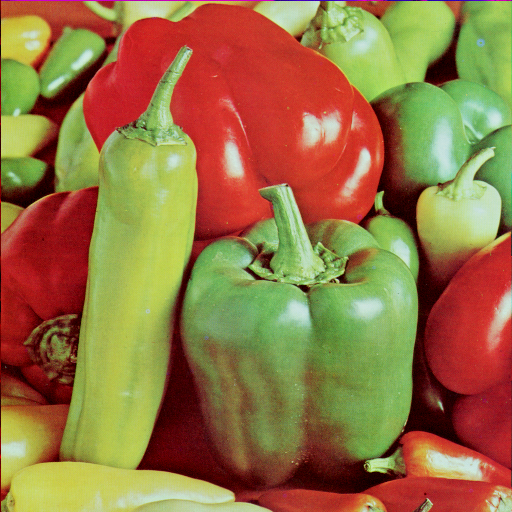
#> input picture peppers.png, 512 x 512 px
$ jupyter execute 'Computer Vision Intro.ipynb'   (shell and % lines are left out)   (older library calls are emulated)
#> lines starting #> are read from the running program, lines starting #| are printed output that depends on the picture
# Introduction to Computer Vision for Robotics

In this tutorial you will be introduced to some basic concepts of computer vision and programming and have the chance to practice yourself.

### Jupyter Notebooks

As you've found out by now, this tutorial is run using a jupyter notebook. This is an online programming environment which has been set up to take you through the tasks for this tutorial. Things to note with jupyter notebooks:
 - There are two types of 'cells', text cells like this one and code cells shown by the [?]: symbol at the side which contain the code that you'll run. As you go through feeel free to edit code cells and see what happens when you change them.
 - To run a cell press shift-enter or click the run button at the top of the page.
 - Sometimes you can accidentally enter editing mode of the text cells, if that happens just run the cell (shift-enter) to exit editing mode.
 - **Some cells refer to variables created in other cells so make sure to run all cells in order**, if you see an error message referring to a variable not found this is probably the issue

This notebook is set up to run with the Python programming language. Different languages are structured and written differently which makes them good for different tasks, Python is a powerful language that's used a lot in research and is also relatively easy to start using.

### Tutorial Structure

This tutorial will give you a quick introduction to some core programming concepts and also some computer vision tasks. The first part will give and introduction to basic programming concepts, if you've done some programming before feel free to go over these quickly. The sections to this tutorial are:
 - Basic Programming Concepts
 - What are digital images?
 - Filtering an image
 - Edge detection

## Basic Programming Concepts

### Variables

When programming, a piece of data has a a name and a data type. In this tutorial we'll use four data types:
 - int - Used for storing an integer, i.e. a whole number
 - float - Used for storing a floatimg point number, i.e. with decimal point
 - str - Used for storing a String, i.e. sequence of characters
 - list - Stores a comma separated list of data
 - array - Stores an array of data, we'll be using a library called 'numpy' which is useful for performing operations arrays. A library is some code written to perform specific operations, in this case the numpy library has useful inbuilt operation for dealing with large data arrays.

In code you'll see two types of text, the actual code and comments. Comments are used to explain what's goin on in the code but aren't run by the program, in Python a comment is made by starting with the # symbol and are shown as italicised text. If you're not sure what some part of the code is doing try reading the comments for an explanation.

The print statement is used to display a variable or message to the user. The structure is print( *variable name* ) or print( "*message*" ).

The type() function isused to retrieve the type of a variable, e.g. type(*variable*)

Try running the code cell below and make sure you understand where all the oupt statements are coming from.

[cell 1]
import numpy as np # Import the numpy library, name it np
import cv2
from matplotlib import pyplot as plt

print("Hello, World!") # print a message

a = int() # Create blank int variable
print(a) # print variable a
print(type(a)) # print type of variable a

a = 9 # Set value of a to 9
b = 9.3 # Create a float
c = a + b # basic arithmitic
d = "Hello, World!" # Create a string
e = ["A list", 6, 9.4, ["A list", "In a list"]] # A list
f = np.array((4, 5)) # Create an array with 4 rows and 5 columns
g = np.array([[1, 2, 3],[4, 5, 6]]) # Create an array with
h = np.zeros((2, 3)) # Create an array of zeros
i = np.ones((1, 6)) # Create an array of ones

print(a, type(a)) # We can print more than one thing in a single line by separating the variables with a comma
print(b, type(b))
print(c, type(c))
print(d, type(d))
print(e, type(e))
print(f, type(f), f.shape)
print(g, type(g))
print(h, type(h))
print(i, type(i))

In Python we can select specific values in an array using square brackets []. The index of an array starts at 0, so the first element in a 1D array would be *array*[0]. 2D arrays are referenced with two indices, the first for the row number and the second for the column number, so to find the element in the 1st row and 3rd column we'd use *array*[0, 2]. To select an entire row or column we can use a colon, for example *array*[:, 1] would select all rows and the second column. This can also be extended to select a range of values (called a slice), for example *array*[0:3, 1:2]. Finally, elements can be referenced from the end of an array dimension by using negative indices, for example the last element in the first row could be found using *array*[0, -1].

This is best seen in practice, try changing values below to see what happens for different values. What happens if you try to use an index to large for the array?

[cell 2]
A = np.array([[1, 2, 3],[4, 5, 6]])
print(A)
print(A[0, 2])
print(A[:, 1])
print(A[1, 0:2])
print(A[0, -1])

### Code Structure: if, for, while

Code can be thought of as a flowchart with one instruction being executed at a time. In order to make decision we commonly use 'if' statements and to repeat sections of code we use 'while' loops or 'for' loops.

If statements are used with conditional operators to decide of a block of code should be executed. The operators must always be either true or false:
 - Equals: a == b
 - Not Equal: a != b
 - Less than: a < b
 - Less than or equal to: a <= b
 - Greater than: a > b
 - Greater than or equal to: a >= b

If statements can be followed by multiple 'elif' statements (short for else if) to which are evaluated of the previous statements are false. 'else' statements are used to execute code if none of the previous if or elif statements have been executed.

Run the example below and make sure you're happy with where the ouputs are coming from and why.

[cell 3]
a = 5
b = 9

if a == 5:
    print("a equals five")

if a >= 5:
    print("a is greater than or equal to 5")

if a < 5:
    print("a is less than 5")
elif b >= a:
    print("b is greater than or equal to a")

if b < a:
    print("b is less than a")
elif b == a:
    print("b equals a")
else:
    print("b is greater than a")

Loops are used to repeat sections of code, as we'll see they're important for image processing.

'For' loops repeat the section of code a set number of times. This is often used with the 'range' function to define the range of values to iterate over, note range(0, 5) iterates over the values 0 to 4 not 0 to 5. For loops can also be used to iterate over the items in a list.

'while' loops are used to repeat a section of code until a condition is met. The conditional statements that can be used are the same as for the 'if' statement.

[cell 4]
for a in range(0, 10): # for values in the range 0 - 10 (not including 10) set a to the current value and print out a
    print(a)

B = ["Hello", "World", 2, 6.8, ["Another", "List"]] # Create a list called B with different types of data in it
for b in B: # Loop through list B, set the value of b to the current item and print out b
    print(b)

b = 0
while b < 10: # Keep looping through if b is less than 10 (this would loop forever if we removed the 'b = b + 1' line)
    print(b)
    b = b + 1

## Loading and viewing images

We'll be using an image handling library called opencv to manage our images. Let's get going by loading and viewing an image

[cell 5]
colour_im = cv2.imread("peppers.png") # Load the image saved as 'peppers.png' into the variable called colour_im
#> colour_im is the input picture: shape (512, 512, 3); mean B, G, R 66.5, 115.6, 149.8
colour_im = cv2.cvtColor(colour_im, cv2.COLOR_BGR2RGB) # The image was saved in Blue-Green-Red format, convert it to Red-Blue-Green format
plt.imshow(colour_im) # Draw the image
plt.show() # Show the image

As we saw in the last lecture, computer images are just arrays of data. Run the code below and see how the colour image is saved as an array with 512x512 pixels and 3 channels for red, green and blue.

The code then converts the image to greyscale, see how the array changes shape to only have one channel.

[cell 6]
BW_im = cv2.cvtColor(colour_im, cv2.COLOR_RGB2GRAY) # convert colour image to greyscale

print(colour_im.shape) # print the size of the colour image in pixels, note it has 3 channels
#| (512, 512, 3)
print(BW_im.shape) # print the size of the greyscale image, note it only has one channel
#| (512, 512)
print(np.max(BW_im), np.min(BW_im)) # find the min and max values in the greyscale image, should be between 0 and 255
#| 228 0

plt.imshow(BW_im, cmap='gray') # Draw and show the image
plt.show()

We can now select specific regions of an  image easily:

[cell 7]
plt.imshow(BW_im[0:200, 0:200], cmap='gray') # Draw and show the first 200 rows and columns of pixels
plt.show()
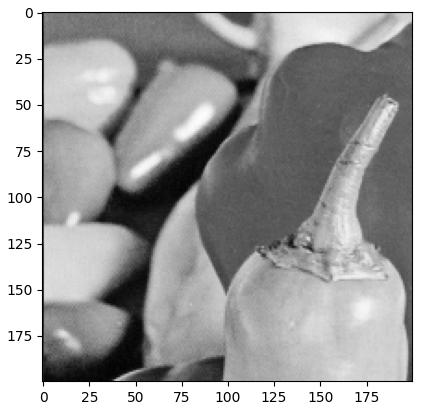
#> figure drawn by matplotlib, 1 panel

## Filtering

Now we can use this to do useful things to images. We're going to start with a method of filtering images to help remove noise. Salt and pepper noise is where an image has random pixels that are set to black or white, the image below shows an example.

[cell 8]
BW_noise = cv2.imread("peppers_BW_noise.png", 0) # Load image with noise, set it to variable 'BW_noise'
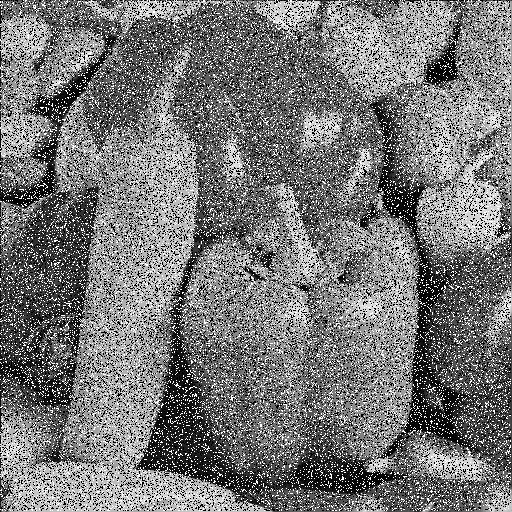
#> input picture peppers_BW_noise.png, 512 x 512 px
#> BW_noise is the input picture: shape (512, 512); min 0, max 255, mean 118.5
plt.imshow(BW_noise, cmap='gray') # Draw and show the image
plt.show()

One way of dealing with salt and pepper noise is to apply a median filter. In a median filter a small window (known as a kernel) is moved over an image with the centre pixel set to the median of the values in the window. This assumes that most values in an image are similar to those close to it so using the median should remove the 'pulses' of black or white.

In code we'll use two for loops to move our kernel over the image. The first for loop will move the kernel down the rows one at a time and the second will move the kernel across the rows one at a time. At each point we'll set the centre pixel to the median of all the pixels in the window.

The code below implements this with a 3x3 kernel, run the code and read over it to check you understand what is happening, you should see the noise from the image is removed so it looks like the original grayscale image. The code might take a few seconds to run.

[cell 9]
kernel_size = 3 # Set size of kernel

pix_range = int(kernel_size/2)
filter_im = np.zeros((BW_noise.shape[0], BW_noise.shape[1])) # create array of zeros with same shape as input image

for y in range(0+pix_range, BW_noise.shape[0]-pix_range): # Loop through all viable rows for given kernel size
    for x in range(0+pix_range, BW_noise.shape[1]-pix_range): # Loop through all viable columns for given kernel size
        window = BW_noise[y-pix_range:y+pix_range+1, x-pix_range:x+pix_range+1] # select window with size of kernel centred around current pixel from noisy image
        filter_im[y, x] = np.median(window) # Set current pixel in filtered image to median of window
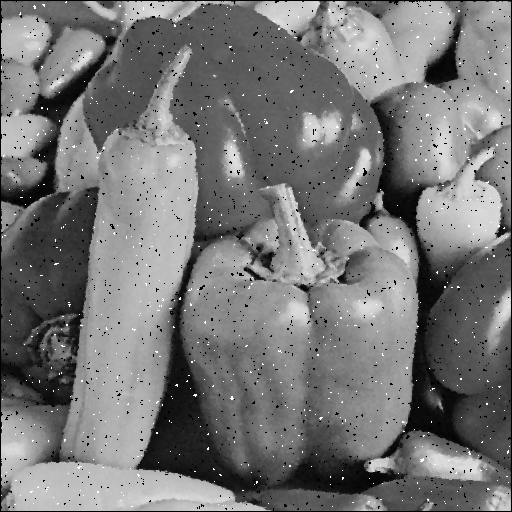
#> filter_im: shape (512, 512) float64; min 0, max 255, mean 118.2

plt.imshow(filter_im, cmap='gray') # Draw and show the filtered image
plt.show()
plt.imshow(BW_im, cmap='gray') # Draw and show the original image without noise for comparison
plt.show()

You may have found that the code took a few seconds to run as iterating over every pixel takes a while with the for loops. Luckily the opencv library has a median filter built in which much more efficient and only needs one line of code for us to run. You should find the code below runs faster than the one we had before.

Try changing the kernel size, as it gets larger you should see more noise is removed but the image also starts to become blurry.

[cell 10]
kernel_size = 3
filter_im = np.zeros((BW_noise.shape[0], BW_noise.shape[1]))

filter_im = cv2.medianBlur(BW_noise, kernel_size)

plt.imshow(filter_im, cmap='gray')
plt.show()
plt.imshow(BW_im, cmap='gray')
plt.show()

## Edge Detection

One of the key uses of computer vision in robotics is to try and find objects in images. To do this it's important to find edges in images where sudden changes in intensity show where an object might start or end.

We saw the Prewitt edge detector in the lecture, let's see it in action. To start we have a simple image of a grid, see how the x kernel detects horizontal lines and the y kernel detects veretical lines.

In the code below, the 'cv2.filter2D' function performs the same action we saw before of running teh kernel over every pixel in the image. Using this function runs faster and shorter to write than using multiple 'for' loops every time.

Using the kernel below, an edge going from black (0) to white (255) will give a value of -765, whereas an edge going from white to black 765 and an area of uniform colour will be 0. When the image is displayed this range is scaled to the range 0-255 so white to black edges show up as white(255), black to white edges show up as black(0) and uniform areas are grey(128).

[cell 11]
grid_im = cv2.imread("grid.png", 0) # Read the image from file
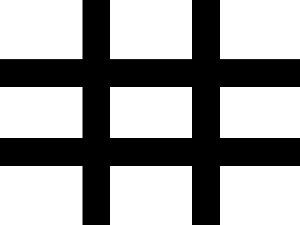
#> input picture grid.png, 300 x 225 px
#> grid_im is the input picture: shape (225, 300); min 0, max 255, mean 156.2

plt.imshow(grid_im, cmap='gray') # Draw and show the image
plt.show()

# Create the x and y kernels
kernelx = np.array([[1,0,-1],[2,0,-2],[1,0,-1]])
kernely = np.array([[1,2,1],[0,0,0],[-1,-2,-1]])
print(kernelx)
print(kernely)

pix_range = int(kernelx.shape[0]/2)
sobel_x = np.zeros((grid_im.shape[0], grid_im.shape[1])) # create array of zeros with same shape as input image
sobel_y = np.zeros((grid_im.shape[0], grid_im.shape[1])) # create array of zeros with same shape as input image

for y in range(0+pix_range, grid_im.shape[0]-pix_range): # Loop through all viable rows for given kernel size
    for x in range(0+pix_range, grid_im.shape[1]-pix_range): # Loop through all viable columns for given kernel size
        window = grid_im[y-pix_range:y+pix_range+1, x-pix_range:x+pix_range+1] # select window with size of kernel centred around current pixel from noisy image
        sobel_x[y, x] = np.sum(kernelx * window) # Multiply window by x kernel and sum all elements
        sobel_y[y, x] = np.sum(kernely * window) # Multiply window by y kernel and sum all elements
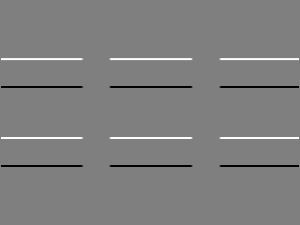
#> sobel_y: shape (225, 300) float64; min -1020, max 1020, mean 0; drawn with min black and max white

plt.imshow(sobel_x, cmap='gray') # Draw and show the original image without noise for comparison
plt.show()
plt.imshow(sobel_y, cmap='gray') # Draw and show the original image without noise for comparison
plt.show()

As with the median filter, the opencv library has already got a sobel filtering function (cv2.Sobel(...)) implemented that is shorter to write and runs faster than the code above.

If we don't care about the direction of a gradient we take the magnitude tp combine the two x and y gradients:

\begin{equation}
magnitude = \sqrt{x^{2} + y^{2}}
\end{equation}

It's also good practice to rescale the image range from 0-765 back to 0-255 so we can use standard manipulations. The code below implements all these changes, you can see it's much neater than the code above with the for loops.

[cell 12]
grid_im = cv2.imread("grid.png", 0) # Read the image from file

plt.imshow(grid_im, cmap='gray') # Draw and show the image
plt.show()

# Apply x and y sobel filters
img_sobelx = cv2.Sobel(grid_im, cv2.CV_64F, 1, 0, ksize = 3)
img_sobely = cv2.Sobel(grid_im, cv2.CV_64F, 0, 1, ksize = 3)

mag = np.sqrt(np.square(img_sobelx) + np.square(img_sobely)) # Find magnitude of x and y components
img_sobel = np.uint8(mag) # convert gradient scale to an 8bit integer (range 0-255)

plt.imshow(img_sobelx, cmap='gray')
plt.show()
plt.imshow(img_sobely, cmap='gray')
plt.show()
plt.imshow(img_sobel, cmap='gray')
plt.show()

We'll now take the functions we've used so far and apply them to a more realistic scenario. One use of edge detection in robotics is for navigation, either on a mobile robot or a driverless car. By following lines marked on the ground a robot can navigate around a builing or roads. For this example we'll take an example from a line following robot where we need to locate the lines within the image. After the lines have been located the robot would then perform some more processing to work out which direction they point and which way to drive.

Image taken from this article, worth reading for more information on a real scenario: https://becominghuman.ai/autonomous-racing-robot-with-an-arduino-a-raspberry-pi-and-a-pi-camera-3e72819e1e63

Read through and run the code below, check you understand what's happening at each step. Try changing the parameters at the top and see how the result changes.

The overall sequence can be summarised as:
 - Filter image to reduce noise
 - Apply sobel filter to detect edges
 - Threshold the edges - This will remove edges that are less intense than the threshold value
 - Apply Hough transform to find long straight lines in image*


*We haven't convered this step in detail, feel free to research this further if you would like. The basic principle is to find all the lines in the thresholded image that meet certain requirements on length, straightness, etc. If you'd like to read more try this link: https://medium.com/@tomasz.kacmajor/hough-lines-transform-explained-645feda072ab

[cell 13]
# Parameters to try changing:
median_filter_size = 3 # Set median kernel size
threshold = 100 # Set edge intensity threshold
sobel_k_size = 3

# Load image from  file, convert colour type and display
robot_line_im = cv2.imread("robot_line_raw.jpeg")
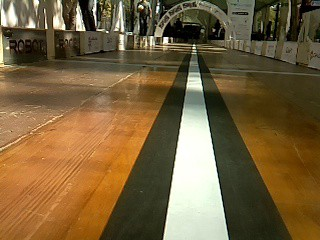
#> input picture robot_line_raw.jpeg, 320 x 240 px
#> robot_line_im is the input picture: shape (240, 320, 3); mean B, G, R 60.1, 96.2, 118.4
robot_line_im = cv2.cvtColor(robot_line_im, cv2.COLOR_BGR2RGB)
plt.imshow(robot_line_im)
plt.show()

# convert colour image to greyscale and apply median filter
robot_line_bw = cv2.cvtColor(robot_line_im, cv2.COLOR_RGB2GRAY)
robot_line_bw_median = cv2.medianBlur(robot_line_bw, median_filter_size)
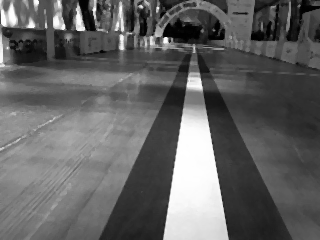
#> robot_line_bw_median: shape (240, 320); min 0, max 255, mean 98.6
plt.imshow(robot_line_bw_median, cmap='gray')
plt.show()

# Apply sobel filter
img_sobelx = cv2.Sobel(robot_line_bw_median, cv2.CV_64F, 1, 0, ksize = sobel_k_size)
#> img_sobelx: shape (240, 320) float64
img_sobely = cv2.Sobel(robot_line_bw_median, cv2.CV_64F, 0, 1, ksize = sobel_k_size)
#> img_sobely: shape (240, 320) float64
mag = np.sqrt(np.square(img_sobelx) + np.square(img_sobely))
#> mag: shape (240, 320) float64
img_sobel = np.uint8(mag)
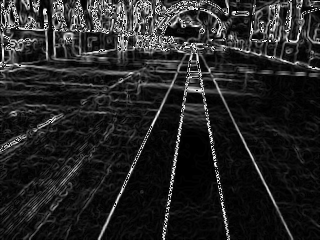
#> img_sobel: shape (240, 320); min 0, max 255, mean 36.8
plt.imshow(img_sobel, cmap='gray')
plt.show()

# Apply threshold to edge detection image, any edges with intensity greater than the threshold value are set to 255 (white) and those not are set to 0 (black)
_, threshold_im = cv2.threshold(img_sobel.astype(float), threshold, 255, cv2.THRESH_BINARY)
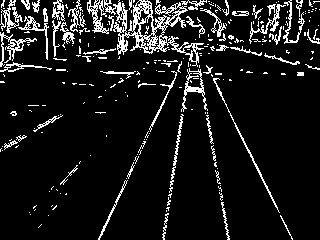
#> threshold_im: shape (240, 320) float64; 10.2% white in thin lines or dots
plt.imshow(threshold_im, cmap='gray')
plt.show()

# Use Hough transform to find straight lines in threshold image
lines = cv2.HoughLinesP(threshold_im.astype(np.uint8), 1, np.pi/180, 135, minLineLength=160, maxLineGap=10)
#> lines = [[196, 43, 291, 238], [99, 239, 191, 43], [163, 239, 195, 39], [162, 237, 189, 68], [98, 238, 188, 45]]

# Draw red lines on the original image
for line in lines:
    x1, y1, x2, y2 = line[0]
    cv2.line(robot_line_im, (x1, y1), (x2, y2), (255, 0, 0), 2)
#> this loop made 5 passes
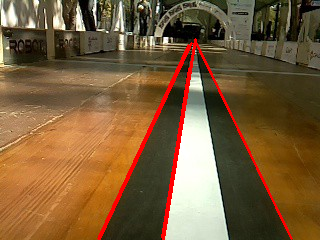
#> robot_line_im: shape (240, 320, 3); mean R, G, B 122.5, 93.3, 58.2

#Show resultant image
plt.imshow(robot_line_im)
plt.show()
